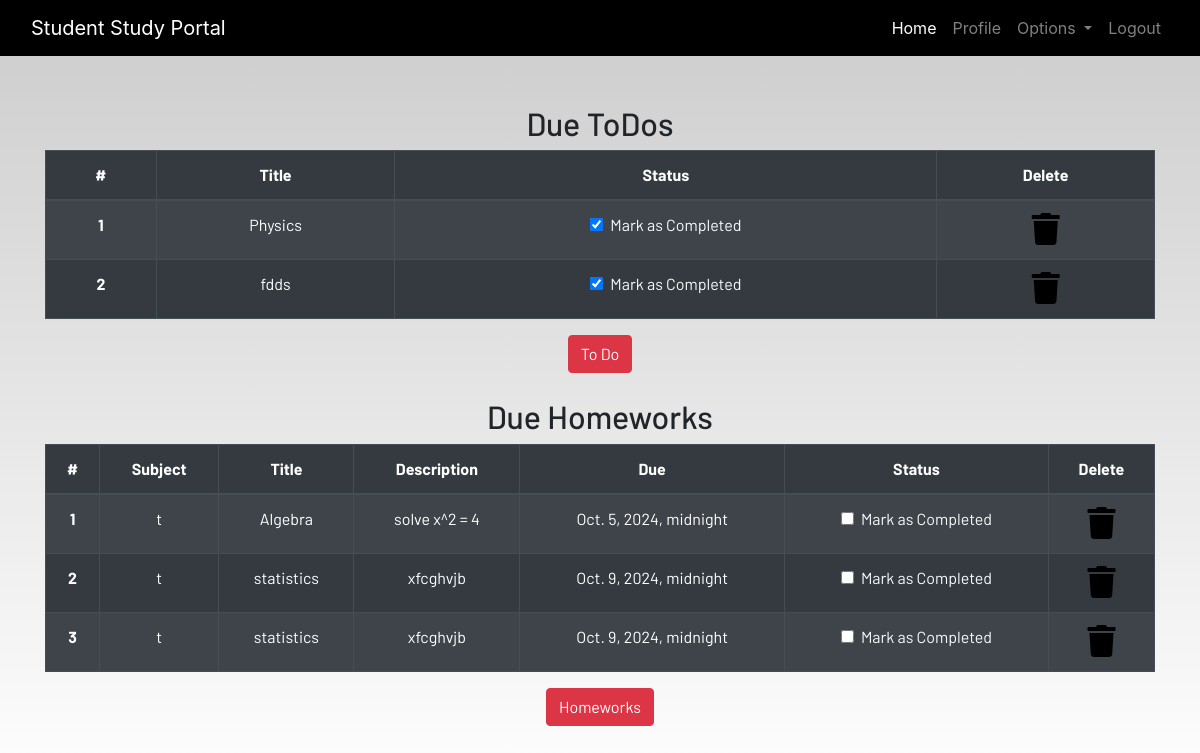
/profile/ (signed in), run on the app's committed database.
### dashboard/models.py (models this page shows, shortened)
class Todo(models.Model):
    user = models.ForeignKey(User,on_delete=models.CASCADE)
    title = models.CharField(max_length=100)
    is_finished = models.BooleanField(default=False)

class Homework(models.Model):
    user = models.ForeignKey(User,on_delete=models.CASCADE)
    subject = models.CharField(max_length=50)
    title = models.CharField(max_length=100)
    description = models.TextField()
    due = models.DateTimeField()
    is_finished = models.BooleanField(default=False)

### dashboard/views.py (the view)
# urls.py: path('profile/',dash_views.profile,name="profile"),
@login_required
def profile(request):
    homeworks = Homework.objects.filter(is_finished=False,user=request.user)
    todos = Todo.objects.filter(is_finished=False,user=request.user)
    if len(homeworks) == 0:
        homework_done = True
    else:
        homework_done = False
    if len(todos) == 0:
        todos_done = True
    else:
        todos_done = False
    context = {
        'homeworks':homeworks,
        'todos':todos,
        'homework_done':homework_done,
        'todos_done':todos_done
    }
    return render(request,"dashboard/profile.html",context)

### dashboard/templates/dashboard/profile.html
{% extends 'dashboard/base.html' %}
{% load static %}
{% load crispy_forms_tags%}
{% block content %}
<section class="text-center">
 {% if not todos_done %}
    <div class="container">
        <h2>Due ToDos</h2>
        <table class="table table-striped table-bordered table-hover table-dark">
            <thead>
                <tr>
                    <th scope="col">#</th>
                    <th scope="col">Title</th>
                    <th scope="col">Status</th>
                    <th scope="col">Delete</th>
                </tr>
            </thead>
            <tbody>
            {% for  todo in todos %}
                <tr>
                    <th scope="row">{{forloop.counter}} </th>
                    <td>{{todo.title}}</td>
                    <td>
                        <a href="{% url 'update-todo' todo.id %}">
                            <div class="form-check">
                            {% if todo.is_finished == True %}
                                <input class="form-check-input" type="checkbox" value="" checked >
                                {% else %}
                             <input class="form-check-input" type="checkbox" value="" checked >
                            {% endif %}
                                <label class="form-check-label text-light" for="flexCheckDefault">
                                    Mark as Completed
                                </label>
                            </div>
                        </a>
                    </td>
                    <td><a href="{% url 'delete-todo' todo.id %}"><i class="fa fa-trash fa-2x"></i></a></td>
                </tr>
                 {% endfor %}
            </tbody>
        </table>
        {% else %}
        <h3>All To dos are completed!!!!</h3>
    {% endif %}
        <a href="{% url 'todo' %}" class="btn btn-danger">To Do</a>
        <br><br>
        {% if not homework_done %}
        <h2>Due Homeworks</h2>
        <table class="table table-striped table-bordered table-hover table-dark">
            <thead>
                <tr>
                    <th scope="col">#</th>
                    <th scope="col">Subject</th>
                    <th scope="col">Title</th>
                    <th scope="col">Description</th>
                    <th scope="col">Due</th>
                    <th scope="col">Status</th>
                    <th scope="col">Delete</th>
                </tr>
            </thead>
            <tbody>
            {% for homework in homeworks  %}
                <tr>
                    <th scope="row">{{forloop.counter}}</th>
                    <td>{{homework.subjec}}t</td>
                    <td>{{homework.title}}</td>
                    <td>{{homework.description}}</td>
                    <td>{{homework.due}}</td>
                    <td>
                        <a href="{% url 'update-homework' homework.id %}">
                            <div class="form-check">
                            {% if homework.is_finished == True %}
                             <input class="form-check-input" type="checkbox" value="" checked >
                            {% else %}
                             <input class="form-check-input" type="checkbox" value="" >
                             {% endif %}
                                <label class="form-check-label text-light" for="flexCheckDefault">
                                    Mark as Completed
                                </label>
                            </div>
                        </a>
                    </td>
                    <td><a href="{% url 'delete-homework' homework.id %}"><i class="fa fa-trash fa-2x"></i></a></td>
                </tr>
                {% endfor %}
            </tbody>
        </table>
        {% else %}
        <h3>All To homeworks are completed!!!!</h3>
        {% endif %}
        <a href="{% url 'homework' %}" class="btn btn-danger">Homeworks</a>
    </div>
</section>
{% endblock content %}

### static/css/main.css (style rules this page uses)
html { scroll-behavior: smooth; height: 100%; width: 100%; }
a { text-decoration: none !important; color: black; }
html, body { max-width: 100%; overflow-x: hidden; height: 100%; width: 100%; }
body { background: linear-gradient(rgba(0, 0, 0, 0.2), rgba(255, 255, 255, 0.5)); overflow-x: hidden; background-repeat: no-repeat; }
.fa { color: black; }
.btn { pointer-events: auto; }

### data on the page
Todo: title "Physics"
Todo: title "fdds"
Homework: title "Algebra", description "solve x^2 = 4", due "Oct. 5, 2024, midnight"
Homework: title "statistics", description "xfcghvjb", due "Oct. 9, 2024, midnight"
Homework: title "statistics", description "xfcghvjb", due "Oct. 9, 2024, midnight"
